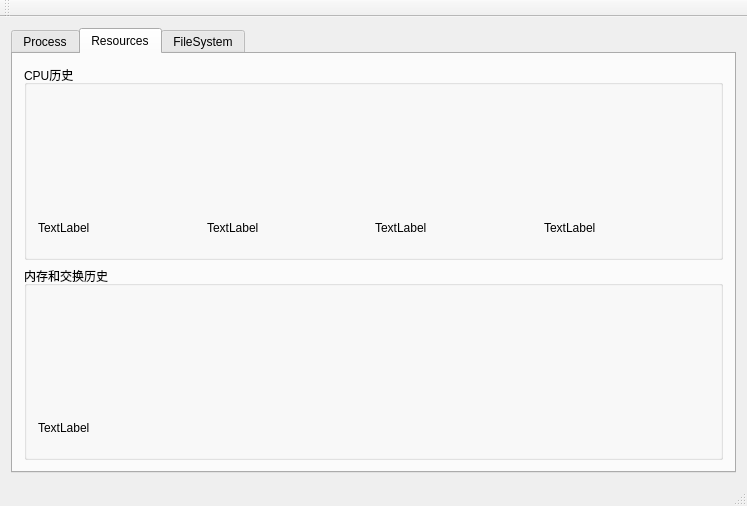
<?xml version="1.0" encoding="UTF-8"?>
<ui version="4.0">
 <class>MainWindow</class>
 <widget class="QMainWindow" name="MainWindow">
  <property name="geometry">
   <rect>
    <x>0</x>
    <y>0</y>
    <width>747</width>
    <height>506</height>
   </rect>
  </property>
  <property name="windowTitle">
   <string>MainWindow</string>
  </property>
  <widget class="QWidget" name="centralWidget">
   <layout class="QHBoxLayout" name="horizontalLayout_7">
    <item>
     <widget class="QTabWidget" name="tabWidget">
      <property name="currentIndex">
       <number>1</number>
      </property>
      <widget class="QWidget" name="tab">
       <attribute name="title">
        <string>Process</string>
       </attribute>
       <layout class="QHBoxLayout" name="horizontalLayout_3">
        <item>
         <layout class="QVBoxLayout" name="verticalLayout_2">
          <item>
           <widget class="QGroupBox" name="groupBox">
            <property name="title">
             <string>Process</string>
            </property>
            <widget class="QWidget" name="layoutWidget">
             <property name="geometry">
              <rect>
               <x>150</x>
               <y>0</y>
               <width>441</width>
               <height>31</height>
              </rect>
             </property>
             <layout class="QHBoxLayout" name="horizontalLayout_2">
              <item>
               <widget class="QLabel" name="label">
                <property name="text">
                 <string>TextLabel</string>
                </property>
               </widget>
              </item>
              <item>
               <widget class="QPushButton" name="pushButton_2">
                <property name="text">
                 <string>reflesh</string>
                </property>
               </widget>
              </item>
              <item>
               <widget class="QComboBox" name="comboBox">
                <property name="currentText">
                 <string>All Process</string>
                </property>
                <item>
                 <property name="text">
                  <string>All Process</string>
                 </property>
                </item>
                <item>
                 <property name="text">
                  <string>Runing Process</string>
                 </property>
                </item>
                <item>
                 <property name="text">
                  <string>My Process</string>
                 </property>
                </item>
               </widget>
              </item>
             </layout>
            </widget>
           </widget>
          </item>
          <item>
           <widget class="QTableWidget" name="tableWidget">
            <column>
             <property name="text">
              <string>Name</string>
             </property>
            </column>
            <column>
             <property name="text">
              <string>%CPU</string>
             </property>
            </column>
            <column>
             <property name="text">
              <string>User</string>
             </property>
            </column>
            <column>
             <property name="text">
              <string>ID</string>
             </property>
            </column>
            <column>
             <property name="text">
              <string>Mem</string>
             </property>
            </column>
            <column>
             <property name="text">
              <string>Status</string>
             </property>
            </column>
           </widget>
          </item>
          <item>
           <layout class="QHBoxLayout" name="horizontalLayout">
            <item>
             <spacer name="horizontalSpacer">
              <property name="orientation">
               <enum>Qt::Horizontal</enum>
              </property>
              <property name="sizeHint" stdset="0">
               <size>
                <width>40</width>
                <height>20</height>
               </size>
              </property>
             </spacer>
            </item>
            <item>
             <widget class="QPushButton" name="pushButton">
              <property name="text">
               <string>kill </string>
              </property>
             </widget>
            </item>
           </layout>
          </item>
         </layout>
        </item>
       </layout>
      </widget>
      <widget class="QWidget" name="tab_2">
       <attribute name="title">
        <string>Resources</string>
       </attribute>
       <layout class="QHBoxLayout" name="horizontalLayout_5">
        <item>
         <layout class="QVBoxLayout" name="verticalLayout_3" stretch="1,1">
          <item>
           <widget class="QGroupBox" name="groupBox_2">
            <property name="title">
             <string>CPU历史</string>
            </property>
            <layout class="QVBoxLayout" name="verticalLayout_6" stretch="3">
             <property name="sizeConstraint">
              <enum>QLayout::SetDefaultConstraint</enum>
             </property>
             <item>
              <layout class="QVBoxLayout" name="verticalLayout_4" stretch="3,1">
               <item>
                <widget class="QCustomPlot" name="widget" native="true"/>
               </item>
               <item>
                <layout class="QHBoxLayout" name="horizontalLayout_6" stretch="1,1,1,1">
                 <property name="spacing">
                  <number>3</number>
                 </property>
                 <property name="sizeConstraint">
                  <enum>QLayout::SetMinimumSize</enum>
                 </property>
                 <property name="topMargin">
                  <number>0</number>
                 </property>
                 <property name="bottomMargin">
                  <number>1</number>
                 </property>
                 <item>
                  <widget class="QLabel" name="label_2">
                   <property name="text">
                    <string>TextLabel</string>
                   </property>
                  </widget>
                 </item>
                 <item>
                  <widget class="QLabel" name="label_3">
                   <property name="text">
                    <string>TextLabel</string>
                   </property>
                  </widget>
                 </item>
                 <item>
                  <widget class="QLabel" name="label_4">
                   <property name="text">
                    <string>TextLabel</string>
                   </property>
                  </widget>
                 </item>
                 <item>
                  <widget class="QLabel" name="label_5">
                   <property name="text">
                    <string>TextLabel</string>
                   </property>
                  </widget>
                 </item>
                </layout>
               </item>
              </layout>
             </item>
            </layout>
           </widget>
          </item>
          <item>
           <widget class="QGroupBox" name="groupBox_3">
            <property name="title">
             <string>内存和交换历史</string>
            </property>
            <layout class="QVBoxLayout" name="verticalLayout_7">
             <item>
              <layout class="QVBoxLayout" name="verticalLayout_5" stretch="3,1">
               <item>
                <widget class="QCustomPlot" name="widget_2" native="true"/>
               </item>
               <item>
                <widget class="QLabel" name="label_6">
                 <property name="text">
                  <string>TextLabel</string>
                 </property>
                </widget>
               </item>
              </layout>
             </item>
            </layout>
           </widget>
          </item>
         </layout>
        </item>
       </layout>
      </widget>
      <widget class="QWidget" name="tab_3">
       <attribute name="title">
        <string>FileSystem</string>
       </attribute>
       <layout class="QVBoxLayout" name="verticalLayout">
        <item>
         <widget class="QTableWidget" name="tableWidget_2">
          <column>
           <property name="text">
            <string>设备</string>
           </property>
          </column>
          <column>
           <property name="text">
            <string>目录</string>
           </property>
          </column>
          <column>
           <property name="text">
            <string>类型</string>
           </property>
          </column>
          <column>
           <property name="text">
            <string>总数</string>
           </property>
          </column>
          <column>
           <property name="text">
            <string>已用</string>
           </property>
          </column>
          <column>
           <property name="text">
            <string>可用</string>
           </property>
          </column>
          <column>
           <property name="text">
            <string/>
           </property>
          </column>
         </widget>
        </item>
       </layout>
      </widget>
     </widget>
    </item>
   </layout>
  </widget>
  <widget class="QMenuBar" name="menuBar">
   <property name="geometry">
    <rect>
     <x>0</x>
     <y>0</y>
     <width>747</width>
     <height>28</height>
    </rect>
   </property>
  </widget>
  <widget class="QToolBar" name="mainToolBar">
   <attribute name="toolBarArea">
    <enum>TopToolBarArea</enum>
   </attribute>
   <attribute name="toolBarBreak">
    <bool>false</bool>
   </attribute>
  </widget>
  <widget class="QStatusBar" name="statusBar"/>
 </widget>
 <layoutdefault spacing="6" margin="11"/>
 <customwidgets>
  <customwidget>
   <class>QCustomPlot</class>
   <extends>QWidget</extends>
   <header>qcustomplot.h</header>
   <container>1</container>
  </customwidget>
 </customwidgets>
 <resources/>
 <connections/>
</ui>
